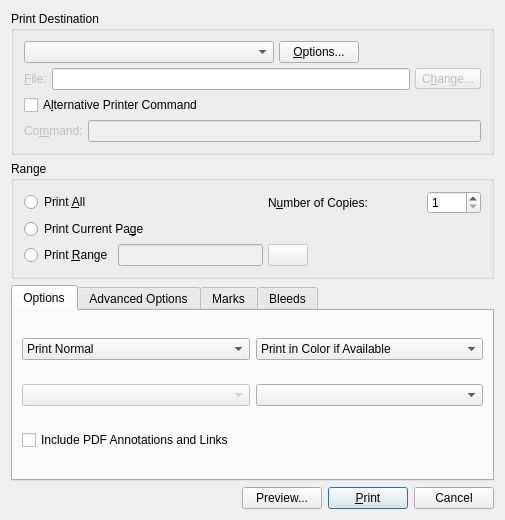
<?xml version="1.0" encoding="UTF-8"?>
<ui version="4.0">
 <class>PrintDialogBase</class>
 <widget class="QDialog" name="PrintDialogBase">
  <property name="geometry">
   <rect>
    <x>0</x>
    <y>0</y>
    <width>505</width>
    <height>520</height>
   </rect>
  </property>
  <property name="windowTitle">
   <string>Setup Printer</string>
  </property>
  <property name="sizeGripEnabled">
   <bool>false</bool>
  </property>
  <layout class="QVBoxLayout">
   <item>
    <widget class="QGroupBox" name="PrintDialogGroup">
     <property name="title">
      <string>Print Destination</string>
     </property>
     <layout class="QVBoxLayout">
      <property name="spacing">
       <number>5</number>
      </property>
      <property name="margin">
       <number>10</number>
      </property>
      <item>
       <layout class="QHBoxLayout">
        <property name="spacing">
         <number>5</number>
        </property>
        <item>
         <widget class="QComboBox" name="PrintDest">
          <property name="minimumSize">
           <size>
            <width>250</width>
            <height>0</height>
           </size>
          </property>
         </widget>
        </item>
        <item>
         <widget class="QPushButton" name="OptButton">
          <property name="text">
           <string>&amp;Options...</string>
          </property>
         </widget>
        </item>
        <item>
         <spacer>
          <property name="orientation">
           <enum>Qt::Horizontal</enum>
          </property>
          <property name="sizeHint" stdset="0">
           <size>
            <width>101</width>
            <height>20</height>
           </size>
          </property>
         </spacer>
        </item>
       </layout>
      </item>
      <item>
       <layout class="QHBoxLayout">
        <property name="spacing">
         <number>5</number>
        </property>
        <item>
         <widget class="QLabel" name="DateiT">
          <property name="enabled">
           <bool>false</bool>
          </property>
          <property name="sizePolicy">
           <sizepolicy hsizetype="Maximum" vsizetype="Preferred">
            <horstretch>0</horstretch>
            <verstretch>0</verstretch>
           </sizepolicy>
          </property>
          <property name="text">
           <string>&amp;File:</string>
          </property>
          <property name="buddy">
           <cstring>LineEdit1</cstring>
          </property>
         </widget>
        </item>
        <item>
         <widget class="QLineEdit" name="LineEdit1"/>
        </item>
        <item>
         <widget class="QToolButton" name="ToolButton1">
          <property name="enabled">
           <bool>false</bool>
          </property>
          <property name="text">
           <string>C&amp;hange...</string>
          </property>
         </widget>
        </item>
       </layout>
      </item>
      <item>
       <widget class="QCheckBox" name="OtherCom">
        <property name="sizePolicy">
         <sizepolicy hsizetype="Expanding" vsizetype="Fixed">
          <horstretch>0</horstretch>
          <verstretch>0</verstretch>
         </sizepolicy>
        </property>
        <property name="toolTip">
         <string>Use an alternative print manager, such as kprinter or gtklp, to utilize additional printing options</string>
        </property>
        <property name="text">
         <string>A&amp;lternative Printer Command</string>
        </property>
       </widget>
      </item>
      <item>
       <layout class="QHBoxLayout">
        <item>
         <widget class="QLabel" name="OthText">
          <property name="enabled">
           <bool>false</bool>
          </property>
          <property name="sizePolicy">
           <sizepolicy hsizetype="Maximum" vsizetype="Preferred">
            <horstretch>0</horstretch>
            <verstretch>0</verstretch>
           </sizepolicy>
          </property>
          <property name="text">
           <string>Co&amp;mmand:</string>
          </property>
          <property name="buddy">
           <cstring>Command</cstring>
          </property>
         </widget>
        </item>
        <item>
         <widget class="QLineEdit" name="Command">
          <property name="enabled">
           <bool>false</bool>
          </property>
         </widget>
        </item>
       </layout>
      </item>
     </layout>
    </widget>
   </item>
   <item>
    <widget class="QGroupBox" name="rangeGroup">
     <property name="title">
      <string>Range</string>
     </property>
     <layout class="QGridLayout">
      <property name="margin">
       <number>10</number>
      </property>
      <property name="spacing">
       <number>5</number>
      </property>
      <item row="0" column="0">
       <widget class="QRadioButton" name="RadioButton1">
        <property name="text">
         <string>Print &amp;All</string>
        </property>
       </widget>
      </item>
      <item row="0" column="2">
       <spacer>
        <property name="orientation">
         <enum>Qt::Horizontal</enum>
        </property>
        <property name="sizeHint" stdset="0">
         <size>
          <width>40</width>
          <height>20</height>
         </size>
        </property>
       </spacer>
      </item>
      <item row="0" column="3" colspan="2">
       <widget class="QLabel" name="TextLabel3">
        <property name="text">
         <string>N&amp;umber of Copies:</string>
        </property>
        <property name="buddy">
         <cstring>Copies</cstring>
        </property>
       </widget>
      </item>
      <item row="0" column="5">
       <widget class="QSpinBox" name="Copies">
        <property name="minimum">
         <number>1</number>
        </property>
        <property name="maximum">
         <number>1000</number>
        </property>
       </widget>
      </item>
      <item row="1" column="0" colspan="2">
       <widget class="QRadioButton" name="CurrentPage">
        <property name="text">
         <string>Print Current Pa&amp;ge</string>
        </property>
       </widget>
      </item>
      <item row="2" column="0">
       <widget class="QRadioButton" name="RadioButton2">
        <property name="text">
         <string>Print &amp;Range</string>
        </property>
       </widget>
      </item>
      <item row="2" column="1" colspan="2">
       <widget class="QLineEdit" name="pageNr">
        <property name="enabled">
         <bool>false</bool>
        </property>
        <property name="toolTip">
         <string>Insert a comma separated list of tokens where
a token can be * for all the pages, 1-5 for
a range of pages or a single page number.</string>
        </property>
       </widget>
      </item>
      <item row="2" column="3">
       <widget class="QPushButton" name="pageNrButton">
        <property name="enabled">
         <bool>false</bool>
        </property>
        <property name="minimumSize">
         <size>
          <width>16</width>
          <height>16</height>
         </size>
        </property>
        <property name="text">
         <string/>
        </property>
       </widget>
      </item>
      <item row="2" column="4">
       <spacer>
        <property name="orientation">
         <enum>Qt::Horizontal</enum>
        </property>
        <property name="sizeHint" stdset="0">
         <size>
          <width>40</width>
          <height>20</height>
         </size>
        </property>
       </spacer>
      </item>
     </layout>
    </widget>
   </item>
   <item>
    <widget class="QTabWidget" name="printOptions">
     <property name="currentIndex">
      <number>0</number>
     </property>
     <widget class="QWidget" name="tab">
      <attribute name="title">
       <string>Options</string>
      </attribute>
      <layout class="QGridLayout" name="gridLayoutOptions">
       <item row="0" column="0">
        <widget class="QComboBox" name="PrintSep">
         <item>
          <property name="text">
           <string>Print Normal</string>
          </property>
         </item>
         <item>
          <property name="text">
           <string>Print Separations</string>
          </property>
         </item>
        </widget>
       </item>
       <item row="0" column="1">
        <widget class="QComboBox" name="colorType">
         <item>
          <property name="text">
           <string>Print in Color if Available</string>
          </property>
         </item>
         <item>
          <property name="text">
           <string>Print in Grayscale</string>
          </property>
         </item>
        </widget>
       </item>
       <item row="1" column="0">
        <widget class="QComboBox" name="SepArt">
         <property name="enabled">
          <bool>false</bool>
         </property>
        </widget>
       </item>
       <item row="1" column="1">
        <widget class="QComboBox" name="printEngines">
         <property name="toolTip">
          <string>Sets the PostScript Level.
 Setting to Level 1 or 2 can create huge files</string>
         </property>
        </widget>
       </item>
       <item row="2" column="0" colspan="2">
        <widget class="QCheckBox" name="usePDFMarks">
         <property name="toolTip">
          <string>Include PDF Annotations and Links into the output.
Note: PDF Forms will not be exported.</string>
         </property>
         <property name="text">
          <string>Include PDF Annotations and Links</string>
         </property>
        </widget>
       </item>
      </layout>
     </widget>
     <widget class="QWidget" name="tab_2">
      <attribute name="title">
       <string>Advanced Options</string>
      </attribute>
      <layout class="QHBoxLayout">
       <item>
        <widget class="QGroupBox" name="pageOpts">
         <property name="title">
          <string>Page</string>
         </property>
         <layout class="QVBoxLayout">
          <item>
           <widget class="QCheckBox" name="MirrorHor">
            <property name="text">
             <string>Mirror Page(s) Horizontal</string>
            </property>
           </widget>
          </item>
          <item>
           <widget class="QCheckBox" name="MirrorVert">
            <property name="text">
             <string>Mirror Page(s) Vertical</string>
            </property>
           </widget>
          </item>
          <item>
           <widget class="QCheckBox" name="devPar">
            <property name="toolTip">
             <string>This enables you to explicitly set the media size of the PostScript file. Not recommended unless requested by your printer.</string>
            </property>
            <property name="text">
             <string>Set Media Size</string>
            </property>
           </widget>
          </item>
          <item>
           <widget class="QCheckBox" name="ClipMarg">
            <property name="text">
             <string>Clip to Printer Margins</string>
            </property>
           </widget>
          </item>
         </layout>
        </widget>
       </item>
       <item>
        <widget class="QGroupBox" name="colorOpts">
         <property name="title">
          <string>Color</string>
         </property>
         <layout class="QVBoxLayout">
          <item>
           <widget class="QCheckBox" name="GcR">
            <property name="toolTip">
             <string>A way of switching off some of the gray shades which are composed of cyan, yellow and magenta and using black instead. UCR most affects parts of images which are neutral and/or dark tones which are close to the gray. Use of this may improve printing some images and some experimentation and testing is need on a case by case basis. UCR reduces the possibility of over saturation with CMY inks.</string>
            </property>
            <property name="text">
             <string>Apply Under Color Removal</string>
            </property>
           </widget>
          </item>
          <item>
           <widget class="QCheckBox" name="spotColors">
            <property name="toolTip">
             <string>Enables Spot Colors to be converted to composite colors. Unless you are planning to print spot colors at a commercial printer, this is probably best left enabled.</string>
            </property>
            <property name="text">
             <string>Convert Spot Colors to Process Colors</string>
            </property>
           </widget>
          </item>
          <item>
           <widget class="QCheckBox" name="UseICC">
            <property name="toolTip">
             <string>Allows you to embed color profiles in the print stream when color management is enabled</string>
            </property>
            <property name="text">
             <string>Apply Color Profiles</string>
            </property>
           </widget>
          </item>
          <item>
           <spacer>
            <property name="orientation">
             <enum>Qt::Vertical</enum>
            </property>
            <property name="sizeType">
             <enum>QSizePolicy::MinimumExpanding</enum>
            </property>
            <property name="sizeHint" stdset="0">
             <size>
              <width>20</width>
              <height>19</height>
             </size>
            </property>
           </spacer>
          </item>
         </layout>
        </widget>
       </item>
      </layout>
     </widget>
     <widget class="QWidget" name="tab_3">
      <attribute name="title">
       <string>Marks</string>
      </attribute>
      <layout class="QGridLayout">
       <item row="0" column="0">
        <widget class="QCheckBox" name="cropMarks">
         <property name="toolTip">
          <string>This creates crop marks in the PDF indicating where the paper should be cut or trimmed after printing</string>
         </property>
         <property name="text">
          <string>Crop Marks</string>
         </property>
        </widget>
       </item>
       <item row="0" column="1">
        <widget class="QCheckBox" name="registrationMarks">
         <property name="toolTip">
          <string>Add registration marks which are added to each separation</string>
         </property>
         <property name="text">
          <string>Registration Marks</string>
         </property>
        </widget>
       </item>
       <item row="1" column="0">
        <widget class="QCheckBox" name="bleedMarks">
         <property name="toolTip">
          <string>This creates bleed marks which are indicated by  _ . _ and show the bleed limit</string>
         </property>
         <property name="text">
          <string>Bleed Marks</string>
         </property>
        </widget>
       </item>
       <item row="1" column="1">
        <widget class="QCheckBox" name="colorMarks">
         <property name="toolTip">
          <string>Add color calibration bars</string>
         </property>
         <property name="text">
          <string>Color Bars</string>
         </property>
        </widget>
       </item>
       <item row="2" column="0">
        <layout class="QHBoxLayout">
         <item>
          <widget class="QLabel" name="MarkTxt1">
           <property name="text">
            <string>Offset:</string>
           </property>
          </widget>
         </item>
         <item>
          <widget class="ScrSpinBox" name="markOffset">
           <property name="toolTip">
            <string>Indicate the distance offset for the registration marks</string>
           </property>
          </widget>
         </item>
        </layout>
       </item>
       <item row="2" column="1">
        <spacer>
         <property name="orientation">
          <enum>Qt::Horizontal</enum>
         </property>
         <property name="sizeHint" stdset="0">
          <size>
           <width>40</width>
           <height>20</height>
          </size>
         </property>
        </spacer>
       </item>
      </layout>
     </widget>
     <widget class="QWidget" name="tab_4">
      <attribute name="title">
       <string>Bleeds</string>
      </attribute>
      <layout class="QGridLayout">
       <item row="0" column="0">
        <widget class="QLabel" name="BleedTxt1">
         <property name="text">
          <string>Top:</string>
         </property>
        </widget>
       </item>
       <item row="0" column="1">
        <widget class="ScrSpinBox" name="BleedTop">
         <property name="toolTip">
          <string>Distance for bleed from the top of the physical page</string>
         </property>
        </widget>
       </item>
       <item row="0" column="2">
        <widget class="QLabel" name="BleedTxt3">
         <property name="text">
          <string>Left:</string>
         </property>
        </widget>
       </item>
       <item row="0" column="3">
        <widget class="ScrSpinBox" name="BleedRight">
         <property name="toolTip">
          <string>Distance for bleed from the right of the physical page</string>
         </property>
        </widget>
       </item>
       <item row="1" column="0">
        <widget class="QLabel" name="BleedTxt2">
         <property name="text">
          <string>Bottom:</string>
         </property>
        </widget>
       </item>
       <item row="1" column="1">
        <widget class="ScrSpinBox" name="BleedBottom">
         <property name="toolTip">
          <string>Distance for bleed from the bottom of the physical page</string>
         </property>
        </widget>
       </item>
       <item row="1" column="2">
        <widget class="QLabel" name="BleedTxt4">
         <property name="text">
          <string>Right:</string>
         </property>
        </widget>
       </item>
       <item row="1" column="3">
        <widget class="ScrSpinBox" name="BleedLeft">
         <property name="toolTip">
          <string>Distance for bleed from the left of the physical page</string>
         </property>
        </widget>
       </item>
       <item row="2" column="0" colspan="4">
        <widget class="QCheckBox" name="docBleeds">
         <property name="toolTip">
          <string>Use the existing bleed settings from the document preferences</string>
         </property>
         <property name="text">
          <string>Use Document Bleeds</string>
         </property>
        </widget>
       </item>
      </layout>
     </widget>
    </widget>
   </item>
   <item>
    <layout class="QHBoxLayout">
     <item>
      <spacer>
       <property name="orientation">
        <enum>Qt::Horizontal</enum>
       </property>
       <property name="sizeHint" stdset="0">
        <size>
         <width>40</width>
         <height>20</height>
        </size>
       </property>
      </spacer>
     </item>
     <item>
      <widget class="QPushButton" name="previewButton">
       <property name="text">
        <string>Preview...</string>
       </property>
       <property name="autoDefault">
        <bool>false</bool>
       </property>
      </widget>
     </item>
     <item>
      <widget class="QPushButton" name="OKButton">
       <property name="text">
        <string>&amp;Print</string>
       </property>
       <property name="default">
        <bool>true</bool>
       </property>
      </widget>
     </item>
     <item>
      <widget class="QPushButton" name="OKButton_2">
       <property name="text">
        <string>Cancel</string>
       </property>
       <property name="autoDefault">
        <bool>false</bool>
       </property>
      </widget>
     </item>
    </layout>
   </item>
  </layout>
 </widget>
 <customwidgets>
  <customwidget>
   <class>ScrSpinBox</class>
   <extends>QDoubleSpinBox</extends>
   <header>scrspinbox.h</header>
  </customwidget>
 </customwidgets>
 <resources/>
 <connections>
  <connection>
   <sender>OtherCom</sender>
   <signal>clicked(bool)</signal>
   <receiver>OthText</receiver>
   <slot>setEnabled(bool)</slot>
   <hints>
    <hint type="sourcelabel">
     <x>99</x>
     <y>109</y>
    </hint>
    <hint type="destinationlabel">
     <x>62</x>
     <y>140</y>
    </hint>
   </hints>
  </connection>
  <connection>
   <sender>OtherCom</sender>
   <signal>clicked(bool)</signal>
   <receiver>Command</receiver>
   <slot>setEnabled(bool)</slot>
   <hints>
    <hint type="sourcelabel">
     <x>168</x>
     <y>119</y>
    </hint>
    <hint type="destinationlabel">
     <x>175</x>
     <y>135</y>
    </hint>
   </hints>
  </connection>
  <connection>
   <sender>RadioButton2</sender>
   <signal>toggled(bool)</signal>
   <receiver>pageNr</receiver>
   <slot>setEnabled(bool)</slot>
   <hints>
    <hint type="sourcelabel">
     <x>64</x>
     <y>263</y>
    </hint>
    <hint type="destinationlabel">
     <x>133</x>
     <y>264</y>
    </hint>
   </hints>
  </connection>
  <connection>
   <sender>RadioButton2</sender>
   <signal>toggled(bool)</signal>
   <receiver>pageNrButton</receiver>
   <slot>setEnabled(bool)</slot>
   <hints>
    <hint type="sourcelabel">
     <x>71</x>
     <y>261</y>
    </hint>
    <hint type="destinationlabel">
     <x>222</x>
     <y>267</y>
    </hint>
   </hints>
  </connection>
 </connections>
</ui>
